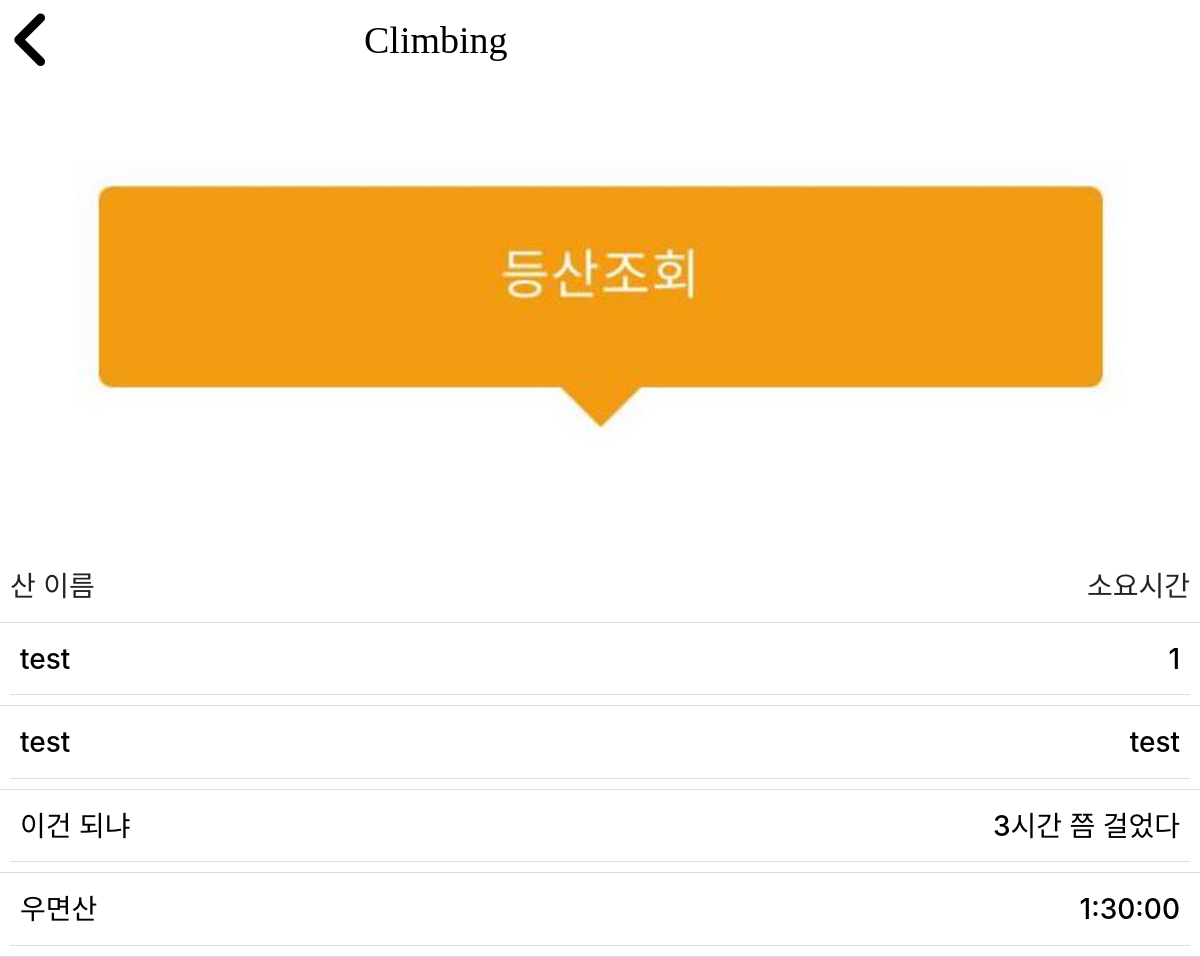
The page /mylist/ (signed in) on the database as committed earlier.
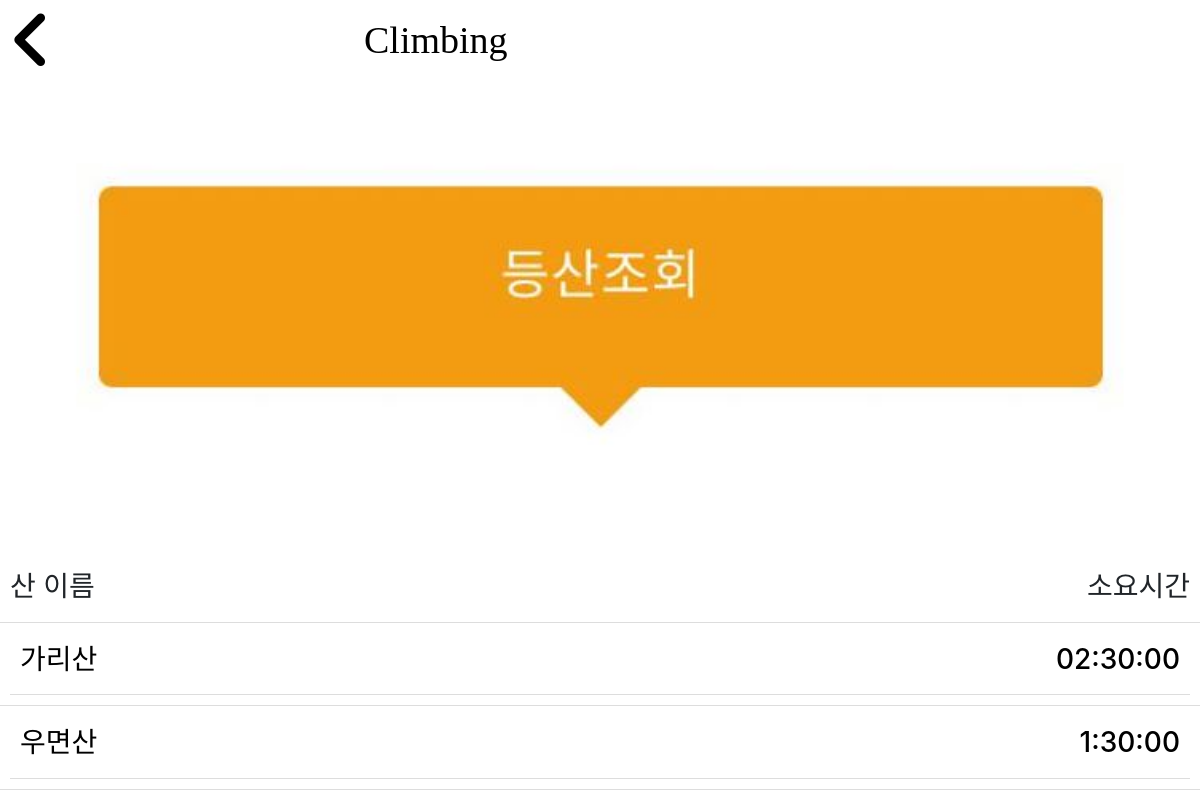
The same page on the database as committed later.
### climbing/models.py (models this page shows)
class MyList(models.Model):
    m_name = models.CharField(max_length=20)
    course = models.CharField(max_length=20, null=True)
    time = models.CharField(max_length=10)
    date = models.DateTimeField(auto_now_add=True)
    score = models.IntegerField(default=1)
    user_id = models.ForeignKey(Account, on_delete=models.CASCADE, default=1)

### climbing/views.py (the view)
# urls.py: path('mylist/', views.mylist_main, name='mylist_main'),
def mylist_main(request):
    now_id = Account.objects.get(username=request.user.get_username()).id
    mylist = MyList.objects.filter(user_id=now_id).order_by('-date')
    context = {
        'mylist': mylist
    }
    return render(request, 'mylist_main.html', context)

### climbing/templates/mylist_main.html (shortened to what this page needs)
<html>
<head>
    <link rel="stylesheet" href="https://stackpath.bootstrapcdn.com/bootstrap/4.4.1/css/bootstrap.min.css"
>
    <link rel="stylesheet" href="../static/css/mylist_main.css">
</head>
<body>
	<div class="container-box">
        <div class="header">
            <span><i class='fas fa-angle-left' onclick="goBack()"
                    style='font-size:70px; float:left; color:black; inline-block;line-height:80px;'></i></span>
            <h1 class="logo">Climbing</h1>
        </div>
    </div>
	<div class="grid1">
	<div class="image"  style="background-image:url('../static/img/view.jpg');
	"></div>
	</div>
	<div id="content-area">
		<div class="grid">
    			<div class="left"><h3>산 이름</h3></div>
    			<div class="right"><h3>소요시간</h3></div>
    	</div>
        {% for list in mylist %}
            <div class="grid">
                <a href="{% url 'mylist_detail' pk=list.pk %}">
                    <div class="grid">
                        <div class="left"><h3>{{ list.m_name }}</h3></div>
                        <div class="right"><h3>{{ list.time }}</h3></div>
                    </div>
                </a>
            </div>
        {% endfor %}
	</div>
</body>
</html>

Rows that differ between the two databases and show on the page:
removed MyList: m_name "test", time "1"
removed MyList: m_name "test", time "test"
removed MyList: m_name "이건 되냐", time "3시간 쯤 걸었다"
added MyList: m_name "가리산", time "02:30:00"
